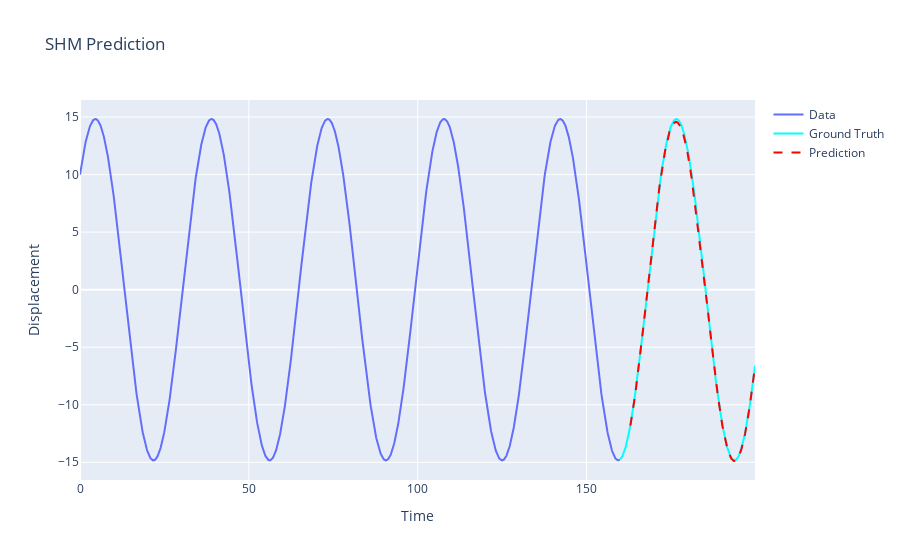

Here is the notebook cell this chart was saved with:
### Code cell
date_pred = date_test[look_back:]
prediction = model.predict_generator(test_generator)

close_train = close_train.reshape((-1))
close_test = close_test.reshape((-1))
prediction = prediction.reshape((-1))

trace1 = go.Scatter(
    x = date_train,
    y = close_train,
    mode = 'lines',
    name = 'Data'
)

trace2 = go.Scatter(
    x = date_test,
    y = close_test,
    #mode='lines',
    name = 'Ground Truth',
    line=dict(color='cyan', width=2)
)

trace3 = go.Scatter(
    x = date_pred,
    y = prediction,
    #mode = 'lines',
    name = 'Prediction',
    line=dict(color='red', width=2, dash='dash')
)
layout = go.Layout(
    title = "SHM Prediction",
    xaxis = {'title' : "Time"},
    yaxis = {'title' : "Displacement"}
)

fig = go.Figure(data=[trace1, trace2, trace3], layout=layout)
fig.show()

### Figure 1 — Plotly figure (JSON) as saved in the notebook; plotly's stock layout.template omitted (floating-point values rounded to 4 significant figures; data arrays with more than 128 entries replaced by an {"elided": "..."} marker saying what was removed)
{"data": [{"mode": "lines", "name": "Data", "type": "scatter", "x": {"elided": "1600 float values"}, "y": {"elided": "1600 float values"}}, {"line": {"color": "cyan", "width": 2}, "name": "Ground Truth", "type": "scatter", "x": {"elided": "400 float values"}, "y": {"elided": "400 float values"}}, {"line": {"color": "red", "dash": "dash", "width": 2}, "name": "Prediction", "type": "scatter", "x": {"elided": "370 float values"}, "y": {"elided": "370 float values"}}], "layout": {"autosize": true, "title": {"text": "SHM Prediction"}, "xaxis": {"autorange": true, "range": [0, 199.9], "title": {"text": "Time"}, "type": "linear"}, "yaxis": {"autorange": true, "range": [-16.54, 16.48], "title": {"text": "Displacement"}, "type": "linear"}}}
